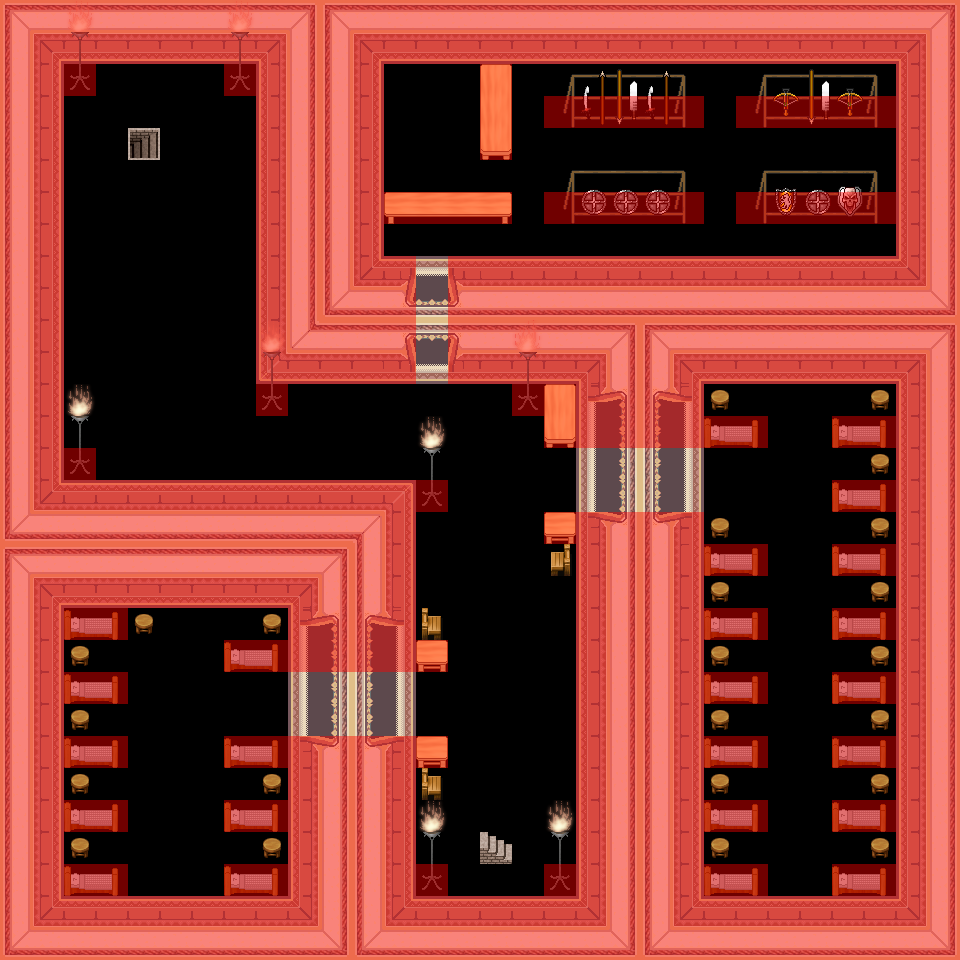

A level layout from a 2D game, rendered from its tile map. Below: a short description, then the map file with tile-grid data replaced by summaries:
An orthogonal 30x30 tile map with 32x32 px tiles, 4 tile layers (1_terrain, 2_object, 3_roof, collision), 3 hidden layers not drawn, 21 tilesets.

<map version="1.8" tiledversion="1.8.4" orientation="orthogonal" renderorder="right-down" width="30" height="30" tilewidth="32" tileheight="32" infinite="0" nextlayerid="8" nextobjectid="1">
 <tileset firstgid="1" name="wall" tilewidth="32" tileheight="32" tilecount="16" columns="2">
  <image source="../../tileset/building/wall/int_wall_pale.png" width="64" height="256" />
 </tileset>
 <tileset firstgid="17" name="wall2" tilewidth="32" tileheight="32" tilecount="20" columns="2">
  <image source="../../tileset/building/wall/int_wall_purple.png" width="64" height="320" />
 </tileset>
 <tileset firstgid="37" name="entrance" tilewidth="32" tileheight="32" tilecount="36" columns="9">
  <image source="../../tileset/building/entrance/pale_red_ns.png" width="288" height="128" />
 </tileset>
 <tileset firstgid="73" name="entrance details" tilewidth="32" tileheight="32" tilecount="6" columns="3">
  <image source="../../tileset/building/entrance/detail_ns.png" width="96" height="64" />
 </tileset>
 <tileset firstgid="79" name="bed" tilewidth="32" tileheight="32" tilecount="2" columns="2">
  <image source="../../tileset/furniture/bed/side_on.png" width="64" height="32" />
 </tileset>
 <tileset firstgid="81" name="stool" tilewidth="32" tileheight="32" tilecount="1" columns="1">
  <image source="../../tileset/furniture/chair/stool.png" width="32" height="32" />
 </tileset>
 <tileset firstgid="82" name="table" tilewidth="32" tileheight="32" tilecount="1" columns="1">
  <image source="../../tileset/furniture/table/square_pale.png" width="32" height="32" />
 </tileset>
 <tileset firstgid="83" name="collision" tilewidth="32" tileheight="32" tilecount="1" columns="1">
  <image source="../../tileset/logic/collision.png" width="32" height="32" />
 </tileset>
 <tileset firstgid="84" name="portal" tilewidth="32" tileheight="32" tilecount="24" columns="8">
  <image source="../../tileset/logic/portal.png" width="256" height="96" />
 </tileset>
 <tileset firstgid="108" name="weapon rack" tilewidth="32" tileheight="32" tilecount="18" columns="9">
  <image source="../../tileset/item/armor/weapons_rack.png" width="288" height="64" />
 </tileset>
 <tileset firstgid="126" name="ground2" tilewidth="32" tileheight="32" tilecount="2" columns="1">
  <image source="../../tileset/ground/brown_2.png" width="32" height="64" />
 </tileset>
 <tileset firstgid="128" name="entrance2" tilewidth="32" tileheight="32" tilecount="48" columns="8">
  <image source="../../tileset/building/entrance/pale_red_ew.png" width="256" height="192" />
 </tileset>
 <tileset firstgid="176" name="entrance 2 details" tilewidth="32" tileheight="32" tilecount="6" columns="2">
  <image source="../../tileset/building/entrance/detail_ew.png" width="64" height="96" />
 </tileset>
 <tileset firstgid="182" name="table 2" tilewidth="32" tileheight="32" tilecount="3" columns="1">
  <image source="../../tileset/furniture/table/long_front_on_pale.png" width="32" height="96" />
 </tileset>
 <tileset firstgid="185" name="chair" tilewidth="32" tileheight="32" tilecount="4" columns="2">
  <image source="../../tileset/furniture/chair/wooden_pale.png" width="64" height="64" />
 </tileset>
 <tileset firstgid="189" name="steel lamp" tilewidth="32" tileheight="32" tilecount="3" columns="1">
  <image source="../../tileset/furniture/light/iron_lamp.png" width="32" height="96" />
 </tileset>
 <tileset firstgid="192" name="flames" tilewidth="32" tileheight="32" tilecount="6" columns="6">
  <image source="../../tileset/furniture/light/flames.png" width="192" height="32" />
 </tileset>
 <tileset firstgid="198" name="stairs" tilewidth="32" tileheight="32" tilecount="12" columns="2">
  <image source="../../tileset/building/stairs/stairs.png" width="64" height="192" />
 </tileset>
 <tileset firstgid="210" name="table2" tilewidth="32" tileheight="32" tilecount="3" columns="3">
  <image source="../../tileset/furniture/table/long_side_on_pale.png" width="96" height="32" />
 </tileset>
 <tileset firstgid="213" name="imperials" tilewidth="32" tileheight="32" tilecount="16" columns="8">
  <image source="../../tileset/logic/creature/human_imperial.png" width="256" height="64" />
 </tileset>
 <tileset firstgid="229" name="pale_red_ew_transparent_doors" tilewidth="32" tileheight="32" tilecount="24" columns="4">
  <image source="../../tileset/building/entrance/pale_red_ew_transparent_doors.png" width="128" height="192" />
 </tileset>
 <layer id="1" name="0_floor" width="30" height="30" visible="0">
  <data>[900 cells, 899 non-empty, 1 distinct tile ids]</data>
 </layer>
 <layer id="2" name="1_terrain" width="30" height="30">
  <data>[900 cells, 588 non-empty, 67 distinct tile ids]</data>
 </layer>
 <layer id="3" name="2_object" width="30" height="30">
  <data>[900 cells, 8 non-empty, 3 distinct tile ids]</data>
 </layer>
 <layer id="4" name="3_roof" width="30" height="30">
  <data>[900 cells, 74 non-empty, 28 distinct tile ids]</data>
 </layer>
 <layer id="5" name="objects" width="30" height="30" visible="0">
  <data>[900 cells, 9 non-empty, 4 distinct tile ids]</data>
 </layer>
 <layer id="6" name="collision" width="30" height="30" opacity="0.44">
  <data>[900 cells, 540 non-empty, 1 distinct tile ids]</data>
 </layer>
 <layer id="7" name="protection" width="30" height="30" visible="0">
  <data>[900 cells, 0 non-empty, 0 distinct tile ids]</data>
 </layer>
</map>
